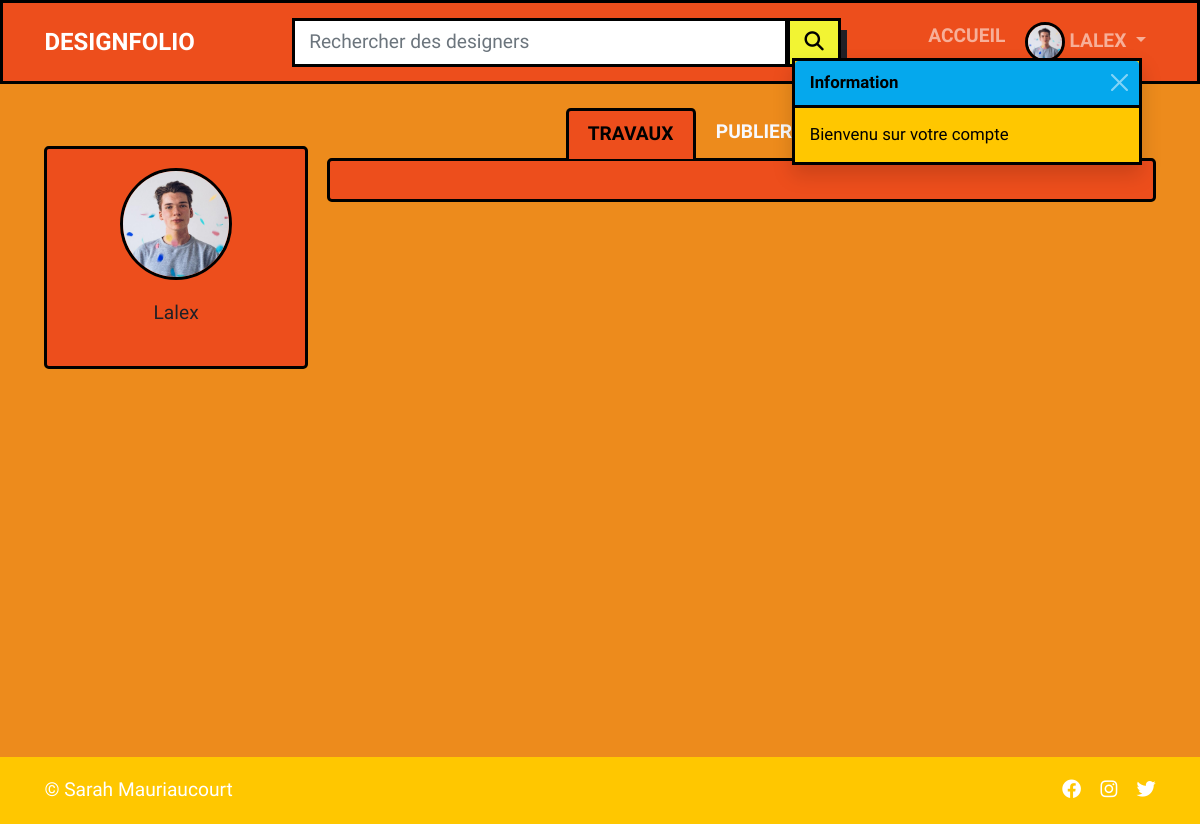
Screenshot of /index.php?action=mur&id=50 (signed in) with the database file from the repository.
### tables this page shows
CREATE TABLE IF NOT EXISTS `user` (
  `id` int(11) NOT NULL AUTO_INCREMENT,
  `login` varchar(100) NOT NULL,
  `mdp` varchar(255) NOT NULL,
  `email` varchar(255) DEFAULT NULL,
  `avatar` varchar(255) DEFAULT NULL,
  PRIMARY KEY (`id`),
  UNIQUE KEY `email` (`email`)
);

### views/pages/profil-user.php (the view, shortened to what this page needs)
<?php
  $sql = "SELECT * FROM user where id=?";
  $q = $pdo->prepare($sql);
  $q->execute(array($_GET['id']));
  $personne = $q->fetch();
?>
<section>
  <div class="container">
    <div class="row g-3">
      <div class="col-md-3 mt-md-5 mb-3">
        <div class="user-profil text-center p-3 rounded ombre">
          <img src="<?php echo $personne['avatar']?>" alt="<?php echo $personne['login']?>" class="avatar">
          <p class="my-3"><?php echo $personne['login']?></p>
        </div>
      </div>
      <div class="col-md-9">
        <div class="d-flex justify-content-center">
          <ul class="nav nav-tabs" id="myTab">
            <li class="nav-item">
              <a href="#activity" class="nav-link active" data-bs-toggle="tab">Travaux</a>
            </li>
            <li class="nav-item">
              <?php
            if (isset($_SESSION['id'])) {
              if($_GET['id'] == $_SESSION['id']) {
          ?>
              <a href="#post" class="nav-link" data-bs-toggle="tab">Publier</a>
            </li>
            <?php } } ?>
            <li class="nav-item">
              <a href="#profil" class="nav-link" data-bs-toggle="tab">Profil</a>
            </li>
          </ul>
        </div>
        <div class="tab-content p-3 rounded ombre">
        </div>
      </div>
    </div>
  </div>
</section>

### assets/css/style.css (style rules this page uses)
body { font-family: 'Raleway', sans-serif; background-color: #ED8B1C; color: #212026; }
section:first-child { margin-top: 5.6rem; }
@media (min-width: 1200px) { html { font-size: 1.2rem; } }
a { text-transform: uppercase; color: white; font-weight: bold; }
img, .card-img, .img { -o-object-fit: cover; object-fit: cover; background-size: cover; background-repeat: no-repeat; background-position: center center; }
.avatar { width: 112px; height: 112px; border-radius: 50%; -webkit-border-radius: 50%; border: .2rem solid black; }
.nav-tabs { border: none; }
.nav-tabs .nav-item .active { border: .2rem solid black; border-bottom: none; background-color: #ED4E1C !important; color: black !important; }
.nav-tabs .nav-link { color: #f8f9fd; }
.tab-content { border: .2rem solid black; background-color: #ED4E1C; padding: 1rem; }
.user-profil { border: .2rem solid black; background-color: #ED4E1C; padding: 1rem; }

### rows the page displays
user: avatar (picture), login "Lalex"

### other values shown
$_SESSION['info'] "Bienvenu sur votre compte"
$_SESSION['login'] "LALEX"
